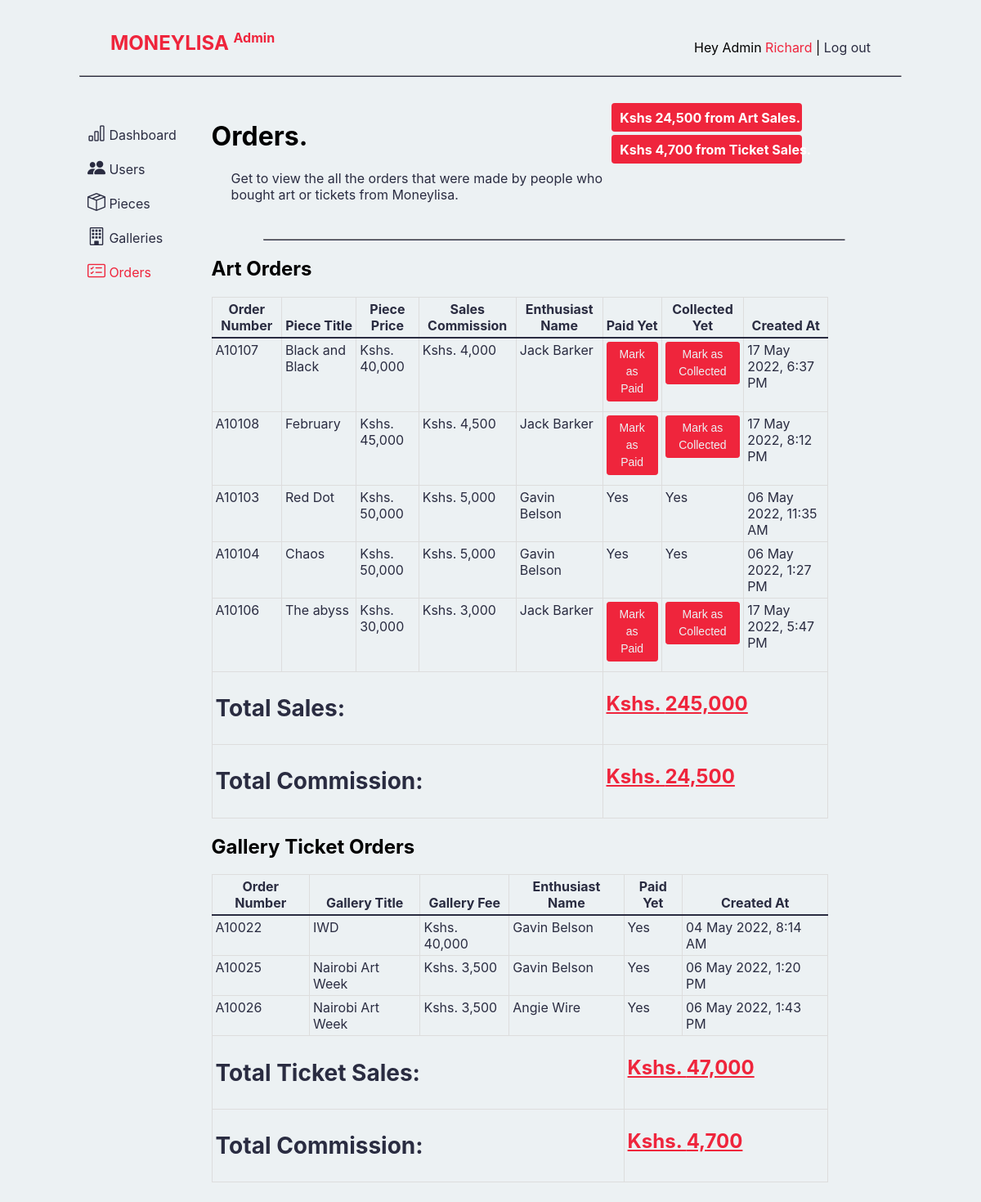
The app's page /admin-orders.php (signed in) with its own data.
### tables this page shows
CREATE TABLE `users` (
  `id` int(11) NOT NULL,
  `name` varchar(128) NOT NULL,
  `email` varchar(255) NOT NULL,
  `password_hash` varchar(255) NOT NULL,
  `isAdmin` varchar(20) DEFAULT 'no',
  `isArtist` varchar(20) DEFAULT 'no',
  `created_at` timestamp NOT NULL DEFAULT current_timestamp()
);

CREATE TABLE `art_orders` (
  `id` int(11) NOT NULL,
  `piece_id` int(11) NOT NULL,
  `artist_id` int(11) NOT NULL,
  `piece_title` varchar(255) NOT NULL,
  `piece_price` int(128) NOT NULL,
  `user_id` int(11) NOT NULL,
  `user_name` varchar(255) NOT NULL,
  `isPaid` tinyint(1) DEFAULT 0,
  `isCollected` tinyint(1) DEFAULT 0,
  `created_at` timestamp NOT NULL DEFAULT current_timestamp()
);

CREATE TABLE `art` (
  `id` int(11) NOT NULL,
  `artist_id` int(11) DEFAULT NULL,
  `artist_name` varchar(128) DEFAULT NULL,
  `title` varchar(128) NOT NULL,
  `story` longtext NOT NULL,
  `price` int(128) NOT NULL,
  `palletes` int(128) DEFAULT NULL,
  `img_path` varchar(255) NOT NULL,
  `created_at` timestamp NULL DEFAULT current_timestamp()
);

CREATE TABLE `gallery_orders` (
  `id` int(11) NOT NULL,
  `gallery_id` int(11) NOT NULL,
  `artist_id` int(11) NOT NULL,
  `gallery_title` varchar(255) NOT NULL,
  `gallery_fee` varchar(255) NOT NULL,
  `ticket_total` int(255) DEFAULT NULL,
  `ticket_quantity` int(11) DEFAULT 1,
  `user_id` int(11) NOT NULL,
  `user_name` varchar(255) NOT NULL,
  `isPaid` tinyint(1) DEFAULT 0,
  `created_at` timestamp NOT NULL DEFAULT current_timestamp()
);

CREATE TABLE `galleries` (
  `id` int(11) NOT NULL,
  `artist_id` int(11) DEFAULT NULL,
  `artist_name` varchar(128) DEFAULT NULL,
  `coverImg` varchar(255) DEFAULT NULL,
  `title` varchar(128) NOT NULL,
  `location` varchar(128) NOT NULL,
  `story` varchar(255) NOT NULL,
  `fee` int(128) NOT NULL,
  `date` datetime DEFAULT NULL,
  `created_at` timestamp NOT NULL DEFAULT current_timestamp()
);

### admin-orders.php (the view, shortened to what the rows shown need)
<?php
if (isset($_SESSION['user_id'])) {
    $mysqli = require __DIR__ . '/database.php';
    $enth = "SELECT * FROM users
            WHERE id = {$_SESSION['user_id']}";
    $art_result = $mysqli->query($enth);
    $user = $art_result->fetch_assoc();
} else {
    header('Location: home.php');
}
?>
<!DOCTYPE html>
<html lang='en'>
<head>
    <link rel='stylesheet' href='styles/main.css'>
    <link rel='stylesheet' href='styles/utility.css'>
    <link rel='stylesheet' href='https://cdn.jsdelivr.net/npm/bootstrap-icons@1.8.1/font/bootstrap-icons.css'>
</head>
<body>
    <?php include __DIR__ . '/admin-navbar.php'; ?>
    <div class='container-flex' style='padding-left:7%; padding-right:8%;'>
        <div class='row'>
            <main class='col-md-9 col-lg-10'>
                <div class='row'>
                    <div class='col-lg-7 col-md-6 pt-3 pb-2 mb-3'>
                        <h1 class='fs-2'>Orders.</h1>
                    </div>
                            <?php
                            $art_orders = "SELECT SUM(piece_price) AS total_art_price FROM art_orders";
                            $art_result = $mysqli->query($art_orders);
                            $art_price = $art_result->fetch_assoc();
                            $art_sales = $art_price['total_art_price'];
                            ?>
                            <?php
                            $gallery_orders = "SELECT SUM(gallery_fee) AS total_gallery_fee FROM gallery_orders";
                            $gallery_result = $mysqli->query($gallery_orders);
                            $gallery_price = $gallery_result->fetch_assoc();
                            $gallery_sales = $gallery_price['total_gallery_fee'];
                            ?>
                </div>
                <h2>Art Orders</h2>
                <div class='table-responsive'>
                    <table class='table table-striped table-sm'>
                        <thead>
                            <tr>
                                <th scope='col'>Order Number</th>
                                <th scope='col'>Piece Title</th>
                                <th scope='col'>Piece Price</th>
                                <th scope='col'>Sales Commission</th>
                                <th scope='col'>Enthusiast Name</th>
                                <th scope='col'>Paid Yet</th>
                                <th scope='col'>Collected Yet</th>
                                <th scope='col'>Created At</th>
                            </tr>
                        </thead>
                        <tbody>
                            <?php
                            $art_sql = "SELECT * FROM art";
                            $art_result = $mysqli->query($art_sql);
                            while ($art = $art_result->fetch_assoc()) {
                                $order_sql = "SELECT * FROM art_orders WHERE piece_id = '" . $art['id'] . "'";
                                $order_result = $mysqli->query($order_sql);
                                while ($order = $order_result->fetch_assoc()) {
                                    $enth = "SELECT * FROM users
                                                WHERE id = {$order['user_id']}";
                                    $enth_result = $mysqli->query($enth);
                                    while ($enth = $enth_result->fetch_assoc()) {
                            ?>
                                        <tr>
                                            <td><?= 'A' . 10000 + $order['id'] ?></td>
                                            <td><?= $art['title'] ?></td>
                                            <td>Kshs. <?= number_format($art['price'], 0) ?></td>
                                            <td>Kshs. <?= number_format($art['price'] * 0.1, 0) ?></td>
                                            <td><?= $enth['name'] ?></td>
                                            <td>
                                                <?php
                                                if ($order['isPaid'] == 1) {
                                                    echo 'Yes';
                                                } else {
                                                ?>
                                                    <center>
                                                        <form action='process-admin-mark-art-paid.php' method='POST'>
                                                            <button type='submit' class='btn btn-sm btn-imperial mb-2'>Mark as Paid</button>
                                                        </form>
                                                    </center>
                                                <?php
                                                }
                                                ?>
                                            </td>
                                            <td>
                                                <?php
                                                if ($order['isCollected'] == 1) {
                                                    echo 'Yes';
                                                } else {
                                                ?>
                                                    <center>
                                                        <form action='process-admin-mark-art-collected.php' method='POST'>
                                                            <button type='submit' class='btn btn-sm btn-imperial mb-2'>Mark as Collected</button>
                                                        </form>
                                                    </center>
                                                <?php
                                                }
                                                ?>
                                            </td>
                                            <td><?= date('d M Y, g:i A', strtotime($order['created_at'])) ?></td>
                                        </tr>
                                    <?php  } ?>
                                <?php  } ?>
                            <?php  } ?>
                            <tr>
                                <td colspan='5'>
                                    <h2 class='fs-3'>
                                        Total Sales:
                                </td>
                                <td colspan='3'>
                                    <h2 class='fs-4 imperial-red cultured-underlined'>
                                        Kshs. <?= number_format($art_sales, 0) ?>
                                    </h2>
                                </td>
                            </tr>
                            <tr>
                                <td colspan='5'>
                                    <h2 class='fs-3'>
                                        Total Commission:
                                </td>
                                <td colspan='3'>
                                    <h2 class='fs-4 imperial-red cultured-underlined'>
                                        Kshs. <?= number_format($art_sales * 0.1, 0) ?>
                                    </h2>
                                </td>
                            </tr>
                        </tbody>
                    </table>
                </div>
                <h2>Gallery Ticket Orders</h2>
                <div class='table-responsive'>
                    <table class='table table-striped table-sm'>
                        <thead>
                            <tr>
                                <th scope='col'>Order Number</th>
                                <th scope='col'>Gallery Title</th>
                                <th scope='col'>Gallery Fee</th>
                                <th scope='col'>Enthusiast Name</th>
                                <th scope='col'>Paid Yet</th>
                                <th scope='col'>Created At</th>
                            </tr>
                        </thead>
                        <tbody>
                            <?php
                            $gallery_sql = "SELECT * FROM galleries";
                            $gallery_result = $mysqli->query($gallery_sql);
                            while ($gallery = $gallery_result->fetch_assoc()) {
                                $order_sql = "SELECT * FROM gallery_orders WHERE gallery_id = '" . $gallery['id'] . "'";
                                $order_result = $mysqli->query($order_sql);
                                while ($order = $order_result->fetch_assoc()) {
                                    $enth = "SELECT * FROM users
                                                WHERE id = {$order['user_id']}";
                                    $enth_result = $mysqli->query($enth);
                                    while ($enth = $enth_result->fetch_assoc()) {
                            ?>
                                        <tr>
                                            <td><?= 'A' . 10000 + $order['id'] ?></td>
                                            <td><?= $gallery['title'] ?></td>
                                            <td>Kshs. <?= number_format($gallery['fee'], 0) ?></td>
                                            <td><?= $enth['name'] ?></td>
                                            <td>
                                                <?php
                                                if ($order['isPaid'] == 1) {
                                                    echo 'Yes';
                                                }
                                                ?>
                                            </td>
                                            <td><?= date('d M Y, g:i A', strtotime($order['created_at'])) ?></td>
                                        </tr>
                                    <?php  } ?>
                                <?php  } ?>
                            <?php  } ?>
                            <tr>
                                <td colspan='4'>
                                    <h2 class='fs-3'>
                                        Total Ticket Sales:
                                </td>
                                <td colspan='2'>
                                    <h2 class='fs-4 imperial-red cultured-underlined'>
                                        Kshs. <?= number_format($gallery_sales, 0) ?>
                                    </h2>
                                </td>
                            </tr>
                            <tr>
                                <td colspan='4'>
                                    <h2 class='fs-3'>
                                        Total Commission:
                                </td>
                                <td colspan='2'>
                                    <h2 class='fs-4 imperial-red cultured-underlined'>
                                        Kshs. <?= number_format($gallery_sales * 0.1, 0) ?>
                                    </h2>
                                </td>
                            </tr>
                        </tbody>
                    </table>
                </div>
            </main>
        </div>
    </div>
</body>
</html>

### admin-navbar.php (shortened to what the rows shown need)
<nav class='navbar sticky-top mobile-hide'>
    <div class='container'>
        <ul class='navbar-nav'>
            <li class='nav-item'>
                <?php if (isset($user)) : ?>
                    <p>
                        Hey Admin
                        <a href='artist-dashboard.php?id=<?= $user['id'] ?>'>
                            <?= substr($user['name'], 0, strpos($user['name'], ' ')) ?>
                        </a>
                        |
                        <a href='logout.php' class='space-cadet'>Log out</a>
                    </p>
                <?php else : ?>
                    <div class='col-lg-12'>
                        <p><a href='signin.php'>Sign In</a> or <a href='signup.html'>Sign Up</a></p>
                    </div>
                <?php endif; ?>
            </li>
        </ul>
    </div>
</nav>

### records on screen
users: name "Richard"
art: title "Black and Black", price "40,000", $art['price']*0.1 "4,000"
art_orders: 10000 + $order['id'] "10107", created_at "17 May 2022, 6:37 PM"
users: name "Jack Barker"
art: title "February", price "45,000", $art['price']*0.1 "4,500"
art_orders: 10000 + $order['id'] "10108", created_at "17 May 2022, 8:12 PM"
art: title "Red Dot", price "50,000", $art['price']*0.1 "5,000"
art_orders: 10000 + $order['id'] "10103", created_at "06 May 2022, 11:35 AM"
users: name "Gavin Belson", shows "Yes"
art: title "Chaos", price "50,000", $art['price']*0.1 "5,000"
art_orders: 10000 + $order['id'] "10104", created_at "06 May 2022, 1:27 PM"
art: title "The abyss", price "30,000", $art['price']*0.1 "3,000"
art_orders: 10000 + $order['id'] "10106", created_at "17 May 2022, 5:47 PM"
galleries: title "IWD", fee "40,000"
gallery_orders: 10000 + $order['id'] "10022", created_at "04 May 2022, 8:14 AM"
galleries: title "Nairobi Art Week", fee "3,500"
gallery_orders: 10000 + $order['id'] "10025", created_at "06 May 2022, 1:20 PM"
gallery_orders: 10000 + $order['id'] "10026", created_at "06 May 2022, 1:43 PM"
users: name "Angie Wire"

### other values on screen
$lisa_art_sales "24,500"
$lisa_gallery_sales "4,700"
$art_sales "245,000"
$art_sales * 0.1 "24,500"
$gallery_sales "47,000"
$gallery_sales * 0.1 "4,700"
